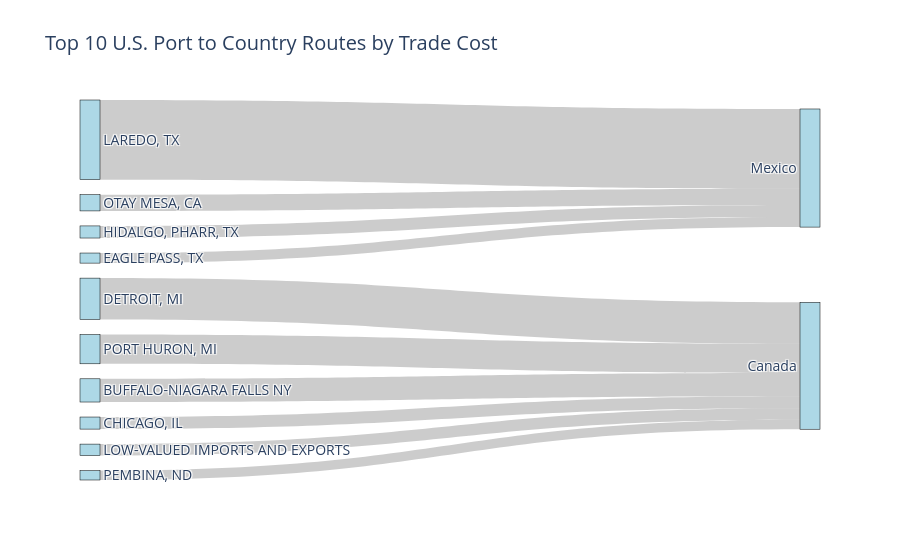

This figure's notebook cell:
### Code cell
# Create new column for PORT_ROUTE and TRADE_COST
df_dot3['PORT_ROUTE'] = df_dot3['DEPE'].astype(str) + ' - ' + df_dot3['COUNTRY'].astype(str)
df_dot3['TRADE_COST'] = df_dot3['VALUE'] + df_dot3['FREIGHT_CHARGES']

# Get top 10 PORT_ROUTE by trade cost
top_routes = df_dot3.groupby(['DEPE', 'COUNTRY'])['TRADE_COST'].sum().sort_values(ascending=False).head(10).reset_index()

# Unique nodes (Ports + Countries)
ports = top_routes['DEPE'].unique().tolist()
countries = top_routes['COUNTRY'].unique().tolist()
nodes = ports + countries

# Mapping node names to index
node_indices = {name: i for i, name in enumerate(nodes)}

# Sankey links
sources = top_routes['DEPE'].map(node_indices).tolist()
targets = top_routes['COUNTRY'].map(node_indices).tolist()
values = top_routes['TRADE_COST'].tolist()

# Build Sankey diagram
fig = go.Figure(data=[go.Sankey(
    node=dict(
        pad=15,
        thickness=20,
        line=dict(color="black", width=0.5),
        label=nodes,
        color="lightblue"
    ),
    link=dict(
        source=sources,
        target=targets,
        value=values,
        label=[f"${v:,.0f}" for v in values],
    ))])

fig.update_layout(title_text="Top 10 U.S. Port to Country Routes by Trade Cost", font_size=14)
fig.show()

### Figure 1 — Plotly figure (JSON) as saved in the notebook; plotly's stock layout.template omitted (floating-point values rounded to 4 significant figures)
{"data": [{"link": {"label": ["$1,217,136,182,164", "$632,544,968,976", "$447,395,687,893", "$354,774,675,004", "$248,337,422,126", "$184,913,469,194", "$184,511,759,407", "$175,537,578,767", "$154,080,896,341", "$143,702,128,343"], "source": [0, 1, 2, 3, 4, 5, 6, 7, 8, 9], "target": [10, 11, 11, 11, 10, 10, 11, 11, 10, 11], "value": [1217136182164, 632544968976, 447395687893, 354774675004, 248337422126, 184913469194, 184511759407, 175537578767, 154080896341, 143702128343]}, "node": {"color": "lightblue", "label": ["LAREDO, TX", "DETROIT, MI", "PORT HURON, MI", "BUFFALO-NIAGARA FALLS NY", "OTAY MESA, CA", "HIDALGO, PHARR, TX", "CHICAGO, IL", "LOW-VALUED IMPORTS AND EXPORTS", "EAGLE PASS, TX", "PEMBINA, ND", "Mexico", "Canada"], "line": {"color": "black", "width": 0.5}, "pad": 15, "thickness": 20}, "type": "sankey"}], "layout": {"font": {"size": 14}, "title": {"text": "Top 10 U.S. Port to Country Routes by Trade Cost"}}}
